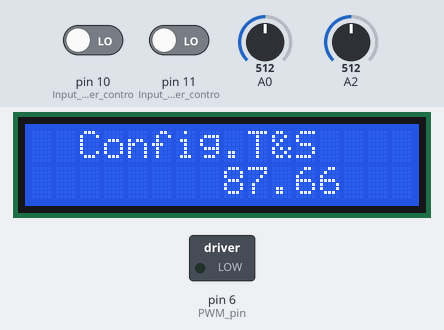
A sketch run on a simulated Arduino Uno, built with avr-gcc and run on an emulated ATmega328P. Shown: 16×2 character LCD, switched loads named in the sketch (green lamp = pin HIGH). The test bench sets the inputs (shaded band); at power-on: pin 11 (Input_pin_for_user_contro) LOW, pin 10 (Input_pin_for_user_contro) LOW, A2 = 512, A0 = 512.

Above: at 3.6 s.
3.7 s: pin 11 (Input_pin_for_user_contro) driven HIGH
At 4.4 s:
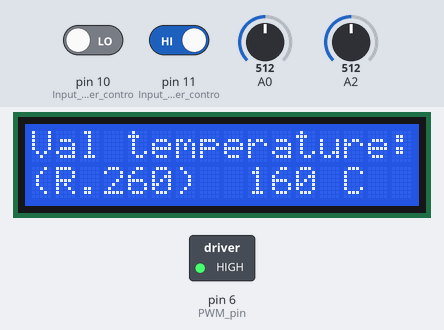
5.2 s: pin 10 (Input_pin_for_user_contro) driven HIGH
At 6.4 s:
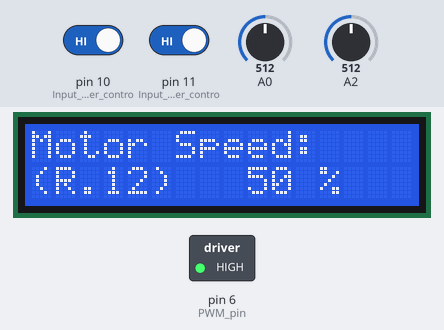
6.7 s: A2 set to 152
8.2 s: A2 set to 145
At 9.2 s:
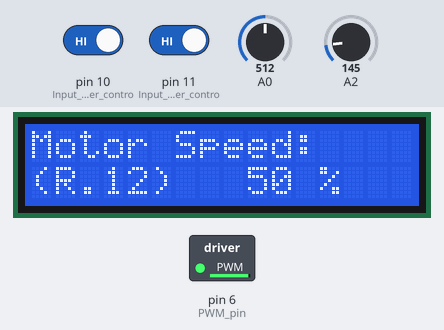
9.7 s: A0 set to 716
At 10.1 s:
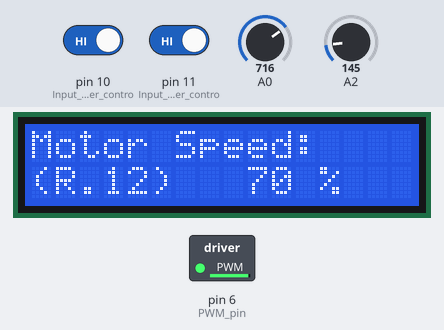
11.2 s: pin 10 (Input_pin_for_user_contro) driven LOW
At 12.0 s:
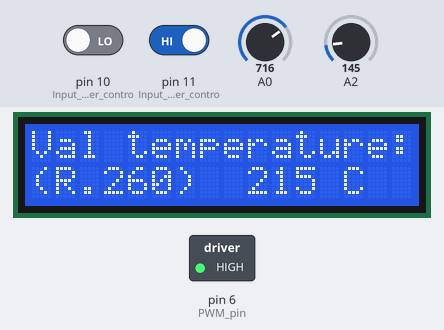
Timing chart, 0 to 13.7 s (numbered marks = the images above; inputs shaded):
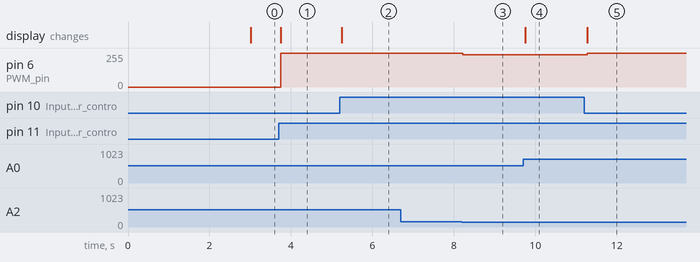

Measured:
- after the input at 3.7 s, pin 6 (PWM_pin): 0/255 → 255/255 after 0.05 s; the display: changes after 0.05 s (image 1)
- after the input at 5.2 s, the display: changes after 0.05 s (image 2)
- after the input at 6.7 s, every drawn part: stays the same
- after the input at 8.2 s, pin 6 (PWM_pin): 255/255 → 243/255 at once
- after the input at 9.7 s, the display: changes after 0.05 s (image 4)
- after the input at 11.2 s, pin 6 (PWM_pin): 243/255 → 255/255 after 0.07 s; the display: changes after 0.07 s (image 5)

The sketch:

final_codev3.ino
```cpp
#include <AccelStepper.h>  // Library to control stepper motors
#include <Wire.h>          // For I2C communication with the LCD display
#include <LiquidCrystal_I2C.h>  // Library to control I2C LCD

// Define motor control pins
#define dirPin 2         // Direction pin for stepper motor
#define stepPin 3        // Step pin for stepper motor
#define motorInterfaceType 1  // Driver interface type for stepper motor

#define PWM_pin 6        // PWM output pin for controlling heater or fan

// Create an instance of AccelStepper with driver type and pin setup
AccelStepper stepper = AccelStepper(motorInterfaceType, stepPin, dirPin);

// Variables for potentiometer readings and control values
int pot, pot_p, val1 = 0, val2 = 0;
uint16_t Dm; // Placeholder variable, could represent something specific

// Thermistor and temperature-related variables
double T0 = 25 + 273.15,  // Reference temperature in Kelvin (T0 = 25°C + 273.15 to convert to Kelvin)
       R0 = 100000,       // Reference resistance of thermistor at T0 (in ohms)
       Rb = 10000,        // Series resistor value for thermistor circuit (in ohms)
       beta = 3950;       // Beta coefficient of the thermistor (material-specific)
double Tk = 0, Tc = 0, R = 0; // Temperature variables: Tc (Celsius), Tk (Kelvin), and R (Resistance)

// PID control variables
int erreur = 0, P_erreur = 0;  // Error and previous error for PID
int T_pwm = 0, E = 0, i = 0;   // PID output, error, and intermediate control variables
float elapsedTime, Time, timePrev;  // Time tracking for PID computation

// PID constants for proportional, integral, and derivative gains
int kp = 27;
int ki = 0.6;
int kd = 0.6;

// PID control variables for storing different terms
int PID_p = 0;  // Proportional term
int PID_i = 0;  // Integral term
int PID_d = 0;  // Derivative term

// Motor and temperature setpoints
int Mset = 0;   // Motor speed setpoint
int Tset = 40;  // Temperature setpoint in Celsius

// String for storing LCD data (unused here)
String data = "";

// Initialize LCD with I2C address (0x27) and 16x2 character size
LiquidCrystal_I2C lcd(0x20, 16, 2);

void setup()
{
  lcd.init();  // Initialize the LCD
  lcd.backlight();  // Turn on LCD backlight

  // Configure input pins
  pinMode(10, INPUT);  // Input pin for user control (e.g., motor mode)
  pinMode(11, INPUT);  // Input pin for user control (e.g., temperature mode)

  // Configure PWM pin as output
  pinMode(PWM_pin, OUTPUT);

  // Set the maximum speed for the stepper motor
  stepper.setMaxSpeed(1000);

  // Initialize time for PID calculations
  Time = millis();

  // Display an initial message on the LCD
  lcd.setCursor(0, 0);
  lcd.print("  Config.T&S ");
}

void loop()
{
  // Read current temperature from thermistor
  Tc = thermistor();

  // Read potentiometer input value (analog)
  pot = analogRead(A0);

  // Read digital inputs from control buttons (pin 10 and 11)
  val1 = digitalRead(10);  // First button for controlling motor
  val2 = digitalRead(11);  // Second button for controlling temperature

  // Control mode 1: Motor speed control
  if (val1 == 1) {
    i = 1;  // Set control flag
    stepper.stop();  // Stop the motor when changing speed

    // Map the potentiometer value to a range for motor speed
    pot = map(pot, 0, 1023, 10, 1000);

    // Display motor speed on LCD
    lcd.setCursor(0, 0);
    lcd.print("Motor Speed:      ");

    if (pot != pot_p) {  // Only update if the potentiometer value changed
      lcd.setCursor(0, 1);
      lcd.print("(R.12)            ");
      lcd.setCursor(9, 1);
      lcd.print(map(pot, 10, 1000, 1, 100));  // Display percentage
      lcd.setCursor(12, 1);
      lcd.print("%");

      // Set motor speed
      Mset = pot;
      pot_p = pot;  // Store previous potentiometer value
    }
  }
  // Control mode 2: Temperature setpoint control
  else if (val2 == 1) {
    i = 1;  // Set control flag
    stepper.stop();  // Stop the motor

    // Map the potentiometer to a temperature range
    pot = map(pot, 0, 1023, 20, 300);

    // Display the set temperature on the LCD
    lcd.setCursor(0, 0);
    lcd.print("Val temperature:      ");

    if (pot != pot_p) {  // Update only if the potentiometer changed
      lcd.setCursor(0, 1);
      lcd.print("(R.260)                    ");
      lcd.setCursor(9, 1);
      lcd.print(pot);  // Display set temperature
      lcd.setCursor(12, 1);
      lcd.print(" C");
      pot_p = pot;

      // Set the temperature setpoint
      Tset = pot;
    }
  }
  // Normal operation mode: Run motor and control temperature
  else {
    if (i == 1) {
      i = 0;  // Reset control flag
      lcd.setCursor(0, 0);
      lcd.print("Temperature :      ");
      lcd.print("                   ");
      lcd.setCursor(0, 1);
      lcd.print("                   ");
      lcd.setCursor(8, 1);
      lcd.print(int(Tc));  // Display current temperature
    }

    // Set the stepper motor speed
    stepper.setSpeed(Mset);

    // Update the display periodically
    updateDisplay();

    // Run the stepper motor at the set speed
    stepper.runSpeed();

    // Control heater/fan using PWM based on temperature
    analogWrite(PWM_pin, T_pwm);
    P_erreur = E;  // Store previous error
  }

  // PID control for temperature
  erreur = (Tset * 1.034) - Tc;  // Calculate error (setpoint - current temperature)
  P_erreur = 0;

  // Prevent negative errors (heating is only needed when below the setpoint)
  if (erreur <= 0) {
    erreur = 0;
  }

  // Map the error to a PWM value
  E = map(erreur, 0, int(Tc), 0, 255);

  // Proportional term
  PID_p = E * kp;

  // Integral term (only accumulate when error is small)
  if (-3 < E && E < 3) {
    PID_i = PID_i + (ki * E);
  }

  // Calculate elapsed time for derivative term
  timePrev = Time;
  Time = millis();
  elapsedTime = (Time - timePrev) / 1000;

  // Derivative term
  PID_d = kd * ((E - P_erreur) / elapsedTime);

  // Calculate total PWM output from PID terms
  T_pwm = PID_p + PID_i + PID_d;

  // Limit PWM to valid range (0-255)
  if (T_pwm < 0) {
    T_pwm = 0;
  } else if (T_pwm > 255) {
    T_pwm = 255;
  }

  // Output the final PWM value
  analogWrite(PWM_pin, T_pwm);
  P_erreur = E;  // Store previous error for the next loop
}

// Function to calculate temperature using a thermistor
double thermistor()
{
  int t = analogRead(A2);  // Read analog value from thermistor
  float tr = 1023.0 / t - 1;  // Convert analog reading to resistance
  tr = Rb / tr;  // Calculate thermistor resistance

  // Apply the Steinhart-Hart equation to calculate temperature
  float steinhart;
  steinhart = tr / R0;
  steinhart = log(steinhart);
  steinhart /= beta;
  steinhart += 1.0 / (T0);
  steinhart = 1.0 / steinhart;
  steinhart -= 273.15;  // Convert temperature back to Celsius

  return steinhart;  // Return the calculated temperature
}

// Function to periodically update the LCD display with temperature
void updateDisplay()
{
  static unsigned long timer = 0;  // Track time for updates
  unsigned long interval = 3000;   // Update display every 3 seconds

  if (millis() - timer >= interval) {
    timer = millis();  // Reset the timer
    lcd.print("      ");  // Clear the previous temperature
    lcd.setCursor(8, 1);  // Move cursor to display position
    lcd.print(Tc);  // Display the current temperature
  }
}
```
